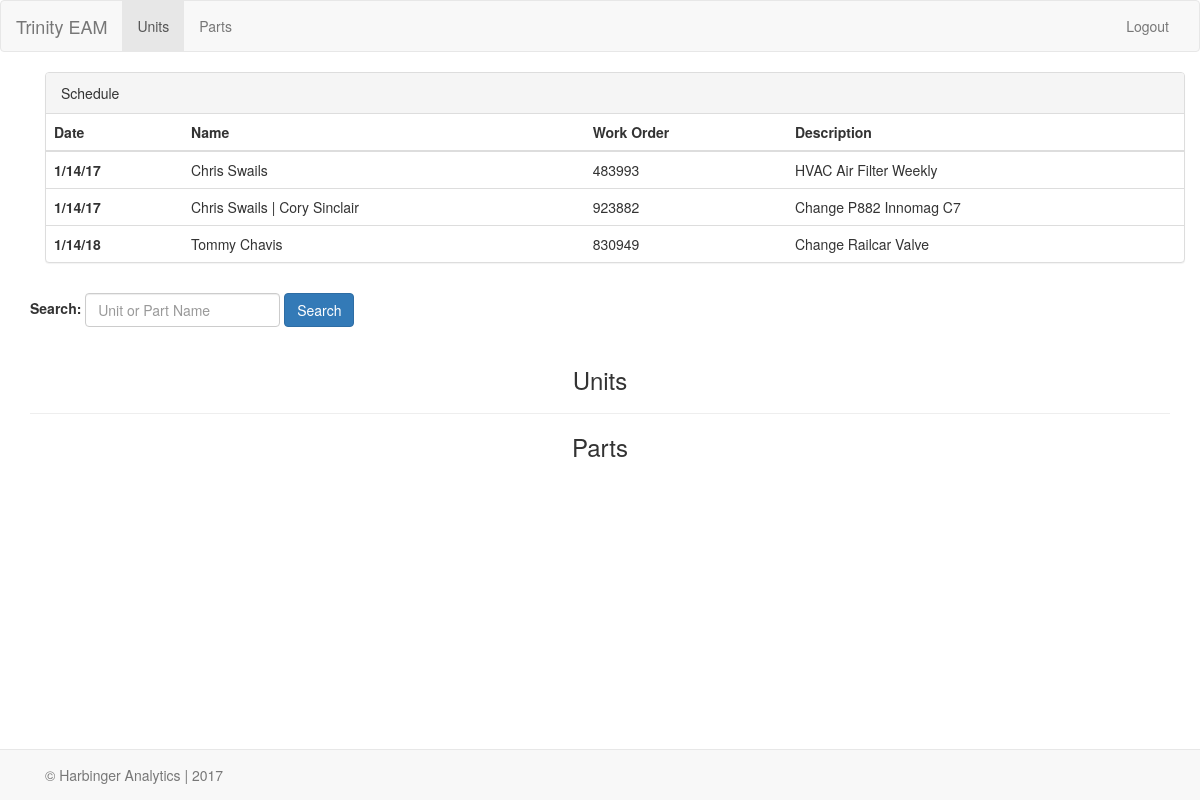
Page / (signed in) on the earlier database version.
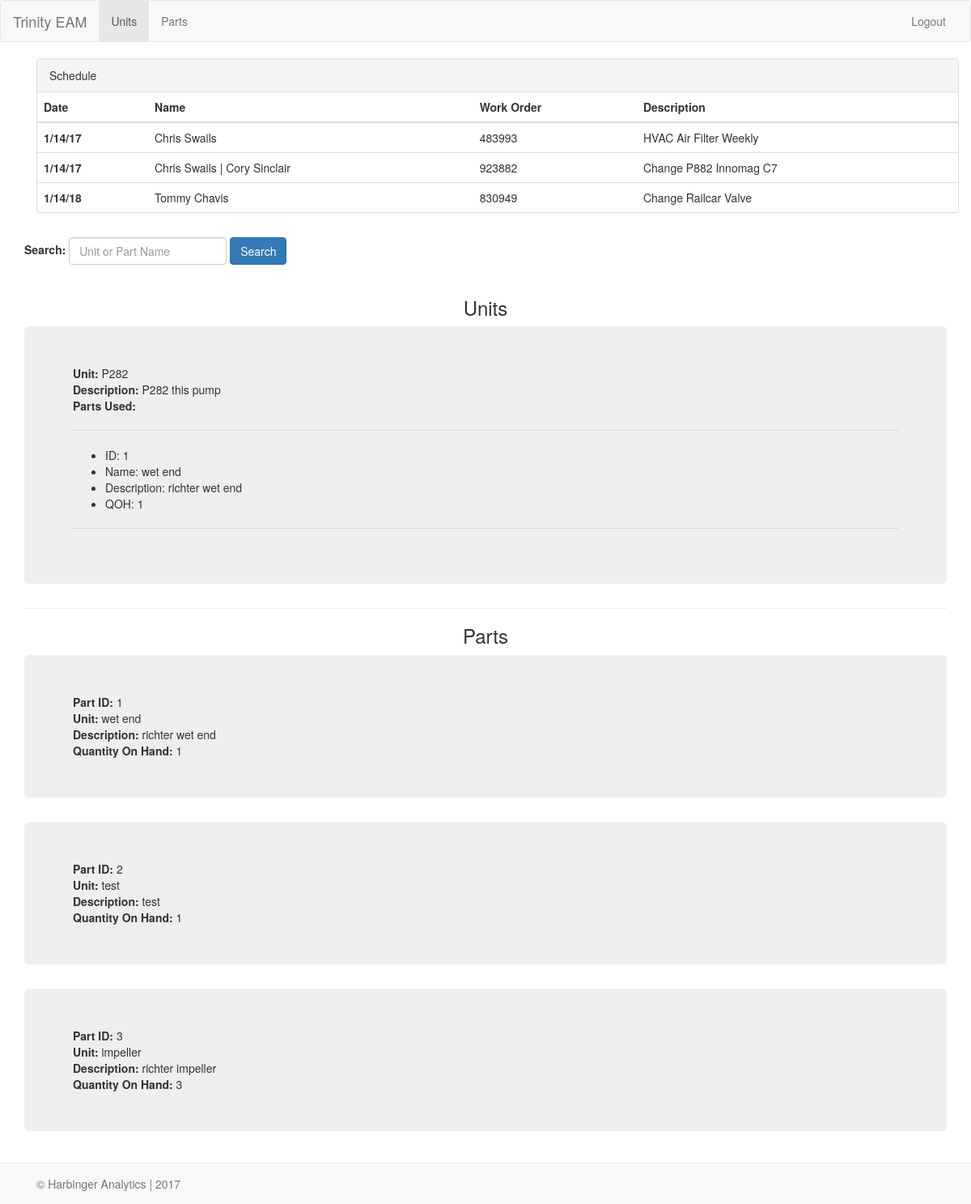
Same page on the later database version.
### models.py (models this page shows, shortened)
class Unit(db.Model):
    __tablename__="unit"
    id=db.Column(db.Integer, primary_key=True)
    unit_name=db.Column(db.String(200), unique=True)
    description=db.Column(db.String(1000), nullable=True)

class Part(db.Model):
    __tablename__="part"
    id=db.Column(db.Integer, primary_key=True)
    name=db.Column(db.String(200), nullable=False)
    description=db.Column(db.String(1000), nullable=False)
    quantity_on_hand=db.Column(db.Integer, nullable=True)
    units=db.relationship('Unit', secondary='unit_part', backref=db.backref('spares', lazy='dynamic'))
    warehouses=db.relationship('Warehouse', secondary='warehouse_part', backref=db.backref('location', lazy='dynamic'))

### app.py (the view)
@app.route('/')
@login_required
def home():
    units=db.session.query(Unit).all()
    parts=db.session.query(Part).all()
    return render_template('index.html', units=units, parts=parts)

### app.py (called while the page is built)
def login_required(f):
    @wraps(f)
    def wrap(*args, **kwargs):
        if 'logged_in' in session:
            return f(*args, **kwargs)
        else:
            flash('You need to login first.')
            return redirect(url_for('login'))
    return wrap

### templates/index.html (shortened to what this page needs)
{% extends "base.html" %}
{% block content %}
<div class="container">
    <div class="panel panel-default">
    <div class="panel-heading">Schedule</div>
    <table class="table table-sm">
    <thead>
      <tr>
        <th>Date</th>
        <th>Name</th>
        <th>Work Order</th>
        <th>Description</th>
      </tr>
    </thead>
    <tbody>
      <tr>
        <th scope="row">1/14/17</th>
        <td>Chris Swails</td>
        <td>483993</td>
        <td>HVAC Air Filter Weekly</td>
      </tr>
      <tr>
        <th scope="row">1/14/17</th>
        <td>Chris Swails | Cory Sinclair</td>
        <td>923882</td>
        <td>Change P882 Innomag C7</td>
      </tr>
      <tr>
        <th scope="row">1/14/18</th>
        <td>Tommy Chavis</td>
        <td>830949</td>
        <td>Change Railcar Valve</td>
      </tr>
    </tbody>
  </table>
  </div>
</div>
<form class="form-inline">
  <div class="form-group">
    <label for="example-search-input" class="col-4 col-form-label">Search:</label>
      <input class="form-control" type="search" placeholder="Unit or Part Name" id="search-input">
      <button type="submit" class="btn btn-primary">Search</button>
  </div>
</form>
<br>
  <h3 class="text-center">Units</h3>
{% for unit in units %}
<div class="jumbotron">
  <strong>Unit:</strong> {{ unit.unit_name }} <br>
  <strong>Description:</strong> {{ unit.description }} <br>
  <strong>Parts Used:</strong>
  <hr>
  {% for each in unit.spares %}
  <ul>
    <li>ID: {{ each.id}}</li>
    <li>Name: {{ each.name }}</li>
    <li>Description: {{each.description}}</li>
    <li>QOH: {{each.quantity_on_hand}}</li>
  </ul>
  <hr>
  {% endfor %}
</div>
  {% endfor %}
  <hr>
  <h3 class="text-center">Parts</h3>
{% for part in parts %}
<div class="jumbotron">
  <strong>Part ID:</strong> {{ part.id }}<br>
  <strong>Unit:</strong> {{ part.name }} <br>
  <strong>Description:</strong> {{ part.description }} <br>
  <strong>Quantity On Hand:</strong> {{part.quantity_on_hand}}
  <br>
  </div>
{% endfor %}
{% endblock %}

### templates/base.html (shortened to what this page needs)
<!DOCTYPE html>
<html>
  <head>
    <link href="{{ url_for('static', filename='bootstrap.min.css') }}" rel="stylesheet">
  </head>
  <body>
  <nav class="navbar navbar-default">
  <div class="container-fluid">
    <div class="navbar-header">
      <a class="navbar-brand" href="/">Trinity EAM</a>
    </div>
    <div class="collapse navbar-collapse">
      <ul class="nav navbar-nav">
        <li class="active"><a href="/units">Units <span class="sr-only">(current)</span></a></li>
        <li><a href="/parts">Parts</a></li>
      </ul>
      <ul class="nav navbar-nav navbar-right">
        <li><a href="/user">{{ logged_username }}</a></li>
        <li><a href="/logout">Logout</a></li>
      </ul>
    </div>
  </div>
</nav>
    <div class="container"   style="margin-bottom: 60px;">
      {% block content %}{% endblock %}
    </div>
    <div class="navbar navbar-default navbar-fixed-bottom" role="navigation"  style="margin-bottom: 0px;" >
    	<div class="container">
    		<p class ="navbar-text"> &copy; Harbinger Analytics | 2017</p>
    	</div>
    </div>
  </body>
</html>

Differences in the rows shown:
added Unit: unit_name "P282", description "P282 this pump"
added Part: id "1", name "wet end", description "richter wet end", quantity_on_hand "1"
added Part: id "2", name "test", description "test", quantity_on_hand "1", shown under "Parts"
added Part: id "3", name "impeller", description "richter impeller", quantity_on_hand "3", shown under "Parts"
